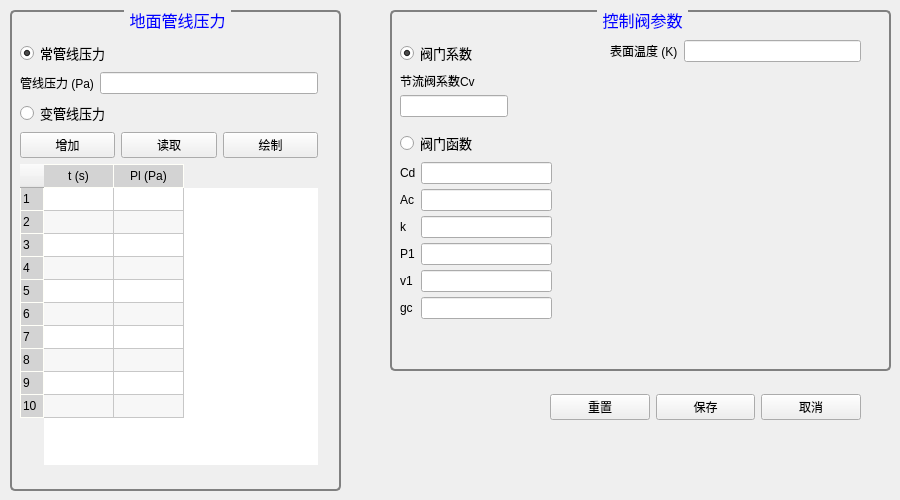
           <widget class="QWidget" name="tabSurface">
            <attribute name="title">
             <string>地面参数</string>
            </attribute>
            <widget class="QGroupBox" name="groupBox_valve">
             <property name="geometry">
              <rect>
               <x>390</x>
               <y>10</y>
               <width>501</width>
               <height>361</height>
              </rect>
             </property>
             <property name="font">
              <font>
               <pointsize>12</pointsize>
               <weight>50</weight>
               <italic>false</italic>
               <bold>false</bold>
              </font>
             </property>
             <property name="styleSheet">
              <string notr="true">QGroupBox {
    background-color: qlineargradient(x1: 0, y1: 0, x2: 0, y2: 1,
                                      stop: 0 #E0E0E0, stop: 1 #FFFFFF);
    border: 2px solid gray;
    border-radius: 5px;
    margin-top: 1ex; /* leave space at the top for the title */
	font: 12pt;
}

QGroupBox::title {
    subcontrol-origin: margin;
    subcontrol-position: top center; /* position at the top center */
    padding: 0 3px;
    background-color: qlineargradient(x1: 0, y1: 0, x2: 0, y2: 1,
                                      stop: 0 #FFDD00, stop: 1 #FBB034);
	border-radius:2px;
	color:blue;
}</string>
             </property>
             <property name="title">
              <string>控制阀参数</string>
             </property>
             <widget class="QWidget" name="layoutWidget">
              <property name="geometry">
               <rect>
                <x>10</x>
                <y>30</y>
                <width>207</width>
                <height>81</height>
               </rect>
              </property>
              <layout class="QVBoxLayout" name="verticalLayout_3">
               <item>
                <widget class="QRadioButton" name="radioButton_valveCv">
                 <property name="styleSheet">
                  <string notr="true">font: 10pt;</string>
                 </property>
                 <property name="text">
                  <string>阀门系数</string>
                 </property>
                 <property name="checked">
                  <bool>true</bool>
                 </property>
                 <attribute name="buttonGroup">
                  <string notr="true">buttonGroup_2</string>
                 </attribute>
                </widget>
               </item>
               <item>
                <layout class="QFormLayout" name="formLayout_8">
                 <property name="horizontalSpacing">
                  <number>5</number>
                 </property>
                 <property name="verticalSpacing">
                  <number>5</number>
                 </property>
                 <item row="0" column="0">
                  <widget class="QLabel" name="label_valveCoeff">
                   <property name="text">
                    <string>节流阀系数Cv</string>
                   </property>
                  </widget>
                 </item>
                 <item row="1" column="0">
                  <widget class="QLineEdit" name="lineEdit_valveCoeff">
                   <property name="maxLength">
                    <number>10</number>
                   </property>
                  </widget>
                 </item>
                </layout>
               </item>
              </layout>
             </widget>
             <widget class="QWidget" name="layoutWidget">
              <property name="geometry">
               <rect>
                <x>10</x>
                <y>120</y>
                <width>152</width>
                <height>195</height>
               </rect>
              </property>
              <layout class="QVBoxLayout" name="verticalLayout_4">
               <item>
                <widget class="QRadioButton" name="radioButton_valveFunc">
                 <property name="styleSheet">
                  <string notr="true">font: 10pt;</string>
                 </property>
                 <property name="text">
                  <string>阀门函数</string>
                 </property>
                 <attribute name="buttonGroup">
                  <string notr="true">buttonGroup_2</string>
                 </attribute>
                </widget>
               </item>
               <item>
                <layout class="QFormLayout" name="formLayout_9">
                 <property name="horizontalSpacing">
                  <number>5</number>
                 </property>
                 <property name="verticalSpacing">
                  <number>5</number>
                 </property>
                 <item row="0" column="0">
                  <widget class="QLabel" name="label_tubingID_2">
                   <property name="text">
                    <string>Cd</string>
                   </property>
                  </widget>
                 </item>
                 <item row="0" column="1">
                  <widget class="QLineEdit" name="lineEdit_tubingID_2">
                   <property name="maxLength">
                    <number>8</number>
                   </property>
                  </widget>
                 </item>
                 <item row="1" column="0">
                  <widget class="QLabel" name="label_tubingOD_2">
                   <property name="text">
                    <string>Ac</string>
                   </property>
                  </widget>
                 </item>
                 <item row="1" column="1">
                  <widget class="QLineEdit" name="lineEdit_tubingOD_2">
                   <property name="maxLength">
                    <number>8</number>
                   </property>
                  </widget>
                 </item>
                 <item row="2" column="0">
                  <widget class="QLabel" name="label_casingID_2">
                   <property name="text">
                    <string>k</string>
                   </property>
                  </widget>
                 </item>
                 <item row="2" column="1">
                  <widget class="QLineEdit" name="lineEdit_casingID_2">
                   <property name="maxLength">
                    <number>8</number>
                   </property>
                  </widget>
                 </item>
                 <item row="3" column="0">
                  <widget class="QLabel" name="label_tubingOD_4">
                   <property name="text">
                    <string>P1</string>
                   </property>
                  </widget>
                 </item>
                 <item row="3" column="1">
                  <widget class="QLineEdit" name="lineEdit_casingID_4">
                   <property name="maxLength">
                    <number>8</number>
                   </property>
                  </widget>
                 </item>
                 <item row="4" column="0">
                  <widget class="QLabel" name="label_tubingOD_5">
                   <property name="text">
                    <string>v1</string>
                   </property>
                  </widget>
                 </item>
                 <item row="5" column="0">
                  <widget class="QLabel" name="label_tubingOD_6">
                   <property name="text">
                    <string>gc</string>
                   </property>
                  </widget>
                 </item>
                 <item row="4" column="1">
                  <widget class="QLineEdit" name="lineEdit_casingID_5">
                   <property name="maxLength">
                    <number>8</number>
                   </property>
                  </widget>
                 </item>
                 <item row="5" column="1">
                  <widget class="QLineEdit" name="lineEdit_casingID_6">
                   <property name="maxLength">
                    <number>8</number>
                   </property>
                  </widget>
                 </item>
                </layout>
               </item>
              </layout>
             </widget>
             <widget class="QWidget" name="layoutWidget">
              <property name="geometry">
               <rect>
                <x>220</x>
                <y>30</y>
                <width>251</width>
                <height>25</height>
               </rect>
              </property>
              <layout class="QFormLayout" name="formLayout_10">
               <item row="0" column="0">
                <widget class="QLabel" name="label_surfaceT">
                 <property name="text">
                  <string>表面温度 (K)</string>
                 </property>
                </widget>
               </item>
               <item row="0" column="1">
                <widget class="QLineEdit" name="lineEdit_surfaceT">
                 <property name="maxLength">
                  <number>8</number>
                 </property>
                </widget>
               </item>
              </layout>
             </widget>
             <widget class="QLabel" name="label_4">
              <property name="geometry">
               <rect>
                <x>170</x>
                <y>120</y>
                <width>321</width>
                <height>231</height>
               </rect>
              </property>
              <property name="text">
               <string/>
              </property>
              <property name="pixmap">
               <pixmap resource="plunger_ico.qrc">:/plunger/icons/valve_equation.png</pixmap>
              </property>
              <property name="scaledContents">
               <bool>true</bool>
              </property>
             </widget>
            </widget>
            <widget class="QGroupBox" name="groupBox_linePressure">
             <property name="geometry">
              <rect>
               <x>10</x>
               <y>10</y>
               <width>331</width>
               <height>481</height>
              </rect>
             </property>
             <property name="font">
              <font>
               <pointsize>12</pointsize>
               <weight>50</weight>
               <italic>false</italic>
               <bold>false</bold>
              </font>
             </property>
             <property name="styleSheet">
              <string notr="true">QGroupBox {
    background-color: qlineargradient(x1: 0, y1: 0, x2: 0, y2: 1,
                                      stop: 0 #E0E0E0, stop: 1 #FFFFFF);
    border: 2px solid gray;
    border-radius: 5px;
    margin-top: 1ex; /* leave space at the top for the title */
	font: 12pt;
}

QGroupBox::title {
    subcontrol-origin: margin;
    subcontrol-position: top center; /* position at the top center */
    padding: 0 3px;
    background-color: qlineargradient(x1: 0, y1: 0, x2: 0, y2: 1,
                                      stop: 0 #FFDD00, stop: 1 #FBB034);
	border-radius:2px;
	color:blue;
}</string>
             </property>
             <property name="title">
              <string>地面管线压力</string>
             </property>
             <widget class="QWidget" name="layoutWidget">
              <property name="geometry">
               <rect>
                <x>10</x>
                <y>30</y>
                <width>298</width>
                <height>425</height>
               </rect>
              </property>
              <layout class="QVBoxLayout" name="verticalLayout_7">
               <item>
                <layout class="QFormLayout" name="formLayout_12"/>
               </item>
               <item>
                <layout class="QVBoxLayout" name="verticalLayout_6">
                 <item>
                  <layout class="QVBoxLayout" name="verticalLayout_5">
                   <item>
                    <widget class="QRadioButton" name="radioButton_constantPL">
                     <property name="styleSheet">
                      <string notr="true">font: 10pt;</string>
                     </property>
                     <property name="text">
                      <string>常管线压力</string>
                     </property>
                     <property name="checked">
                      <bool>true</bool>
                     </property>
                     <attribute name="buttonGroup">
                      <string notr="true">buttonGroup</string>
                     </attribute>
                    </widget>
                   </item>
                   <item>
                    <layout class="QFormLayout" name="formLayout_11">
                     <item row="0" column="0">
                      <widget class="QLabel" name="label_linePressure">
                       <property name="text">
                        <string>管线压力 (Pa)</string>
                       </property>
                      </widget>
                     </item>
                     <item row="0" column="1">
                      <widget class="QLineEdit" name="lineEdit_linePressure">
                       <property name="maxLength">
                        <number>10</number>
                       </property>
                      </widget>
                     </item>
                    </layout>
                   </item>
                  </layout>
                 </item>
                 <item>
                  <layout class="QVBoxLayout" name="verticalLayout_varyingPL">
                   <item>
                    <widget class="QRadioButton" name="radioButton_varyingT">
                     <property name="styleSheet">
                      <string notr="true">font: 10pt;</string>
                     </property>
                     <property name="text">
                      <string>变管线压力</string>
                     </property>
                     <property name="checked">
                      <bool>false</bool>
                     </property>
                     <attribute name="buttonGroup">
                      <string notr="true">buttonGroup</string>
                     </attribute>
                    </widget>
                   </item>
                   <item>
                    <layout class="QHBoxLayout" name="horizontalLayout_5">
                     <item>
                      <widget class="QPushButton" name="btn_addRow">
                       <property name="styleSheet">
                        <string notr="true">background-color: qlineargradient(x1: 0, y1: 0, x2: 0, y2: 1,
                                      stop: 0 #f6f7fa, stop: 1 #dadbde);

font: 10pt &quot;Arial&quot;;</string>
                       </property>
                       <property name="text">
                        <string>增加</string>
                       </property>
                      </widget>
                     </item>
                     <item>
                      <widget class="QPushButton" name="btn_readData">
                       <property name="styleSheet">
                        <string notr="true">background-color: qlineargradient(x1: 0, y1: 0, x2: 0, y2: 1,
                                      stop: 0 #f6f7fa, stop: 1 #dadbde);

font: 10pt &quot;Arial&quot;;</string>
                       </property>
                       <property name="text">
                        <string>读取</string>
                       </property>
                      </widget>
                     </item>
                     <item>
                      <widget class="QPushButton" name="btn_plotLinepressure">
                       <property name="styleSheet">
                        <string notr="true">background-color: qlineargradient(x1: 0, y1: 0, x2: 0, y2: 1,
                                      stop: 0 #f6f7fa, stop: 1 #dadbde);

font: 10pt &quot;Arial&quot;;</string>
                       </property>
                       <property name="text">
                        <string>绘制</string>
                       </property>
                      </widget>
                     </item>
                    </layout>
                   </item>
                  </layout>
                 </item>
                </layout>
               </item>
               <item>
                <widget class="QTableWidget" name="table_linePressure">
                 <property name="sizePolicy">
                  <sizepolicy hsizetype="MinimumExpanding" vsizetype="MinimumExpanding">
                   <horstretch>0</horstretch>
                   <verstretch>0</verstretch>
                  </sizepolicy>
                 </property>
                 <property name="sizeIncrement">
                  <size>
                   <width>0</width>
                   <height>0</height>
                  </size>
                 </property>
                 <property name="baseSize">
                  <size>
                   <width>0</width>
                   <height>0</height>
                  </size>
                 </property>
                 <property name="font">
                  <font>
                   <family>Tahoma</family>
                  </font>
                 </property>
                 <property name="styleSheet">
                  <string notr="true">QHeaderView::section {
    background-color: lightgrey;
    padding: 2px;
    font: 10pt &quot;Arial&quot;;
    border-style: none;
    border-bottom: 1px solid #fffff8;
    border-right: 1px solid #fffff8;
}

QHeaderView::section:horizontal
{
    border-top: 1px solid #fffff8;
}

QHeaderView::section:vertical
{
    border-left: 1px solid #fffff8;
}</string>
                 </property>
                 <property name="frameShape">
                  <enum>QFrame::NoFrame</enum>
                 </property>
                 <property name="frameShadow">
                  <enum>QFrame::Sunken</enum>
                 </property>
                 <property name="sizeAdjustPolicy">
                  <enum>QAbstractScrollArea::AdjustToContents</enum>
                 </property>
                 <property name="alternatingRowColors">
                  <bool>true</bool>
                 </property>
                 <property name="textElideMode">
                  <enum>Qt::ElideMiddle</enum>
                 </property>
                 <property name="showGrid">
                  <bool>true</bool>
                 </property>
                 <property name="gridStyle">
                  <enum>Qt::SolidLine</enum>
                 </property>
                 <property name="sortingEnabled">
                  <bool>true</bool>
                 </property>
                 <property name="wordWrap">
                  <bool>true</bool>
                 </property>
                 <property name="cornerButtonEnabled">
                  <bool>false</bool>
                 </property>
                 <attribute name="horizontalHeaderCascadingSectionResizes">
                  <bool>true</bool>
                 </attribute>
                 <attribute name="horizontalHeaderMinimumSectionSize">
                  <number>39</number>
                 </attribute>
                 <attribute name="horizontalHeaderDefaultSectionSize">
                  <number>70</number>
                 </attribute>
                 <attribute name="verticalHeaderDefaultSectionSize">
                  <number>23</number>
                 </attribute>
                 <row>
                  <property name="text">
                   <string>1</string>
                  </property>
                  <property name="font">
                   <font>
                    <family>Tahoma</family>
                    <weight>50</weight>
                    <bold>false</bold>
                   </font>
                  </property>
                 </row>
                 <row>
                  <property name="text">
                   <string>2</string>
                  </property>
                  <property name="font">
                   <font>
                    <family>Tahoma</family>
                    <weight>50</weight>
                    <bold>false</bold>
                   </font>
                  </property>
                 </row>
                 <row>
                  <property name="text">
                   <string>3</string>
                  </property>
                  <property name="font">
                   <font>
                    <family>Tahoma</family>
                    <weight>50</weight>
                    <bold>false</bold>
                   </font>
                  </property>
                 </row>
                 <row>
                  <property name="text">
                   <string>4</string>
                  </property>
                  <property name="font">
                   <font>
                    <weight>50</weight>
                    <bold>false</bold>
                   </font>
                  </property>
                 </row>
                 <row>
                  <property name="text">
                   <string>5</string>
                  </property>
                  <property name="font">
                   <font>
                    <weight>50</weight>
                    <bold>false</bold>
                   </font>
                  </property>
                 </row>
                 <row>
                  <property name="text">
                   <string>6</string>
                  </property>
                 </row>
                 <row>
                  <property name="text">
                   <string>7</string>
                  </property>
                 </row>
                 <row>
                  <property name="text">
                   <string>8</string>
                  </property>
                 </row>
                 <row>
                  <property name="text">
                   <string>9</string>
                  </property>
                 </row>
                 <row>
                  <property name="text">
                   <string>10</string>
                  </property>
                 </row>
                 <column>
                  <property name="text">
                   <string>t (s)</string>
                  </property>
                  <property name="font">
                   <font>
                    <family>Tahoma</family>
                    <weight>50</weight>
                    <bold>false</bold>
                   </font>
                  </property>
                  <property name="textAlignment">
                   <set>AlignCenter</set>
                  </property>
                 </column>
                 <column>
                  <property name="text">
                   <string>Pl (Pa)</string>
                  </property>
                  <property name="font">
                   <font>
                    <family>Tahoma</family>
                    <weight>50</weight>
                    <bold>false</bold>
                   </font>
                  </property>
                  <property name="textAlignment">
                   <set>AlignCenter</set>
                  </property>
                 </column>
                 <item row="0" column="1">
                  <property name="text">
                   <string/>
                  </property>
                  <property name="textAlignment">
                   <set>AlignLeading|AlignVCenter</set>
                  </property>
                 </item>
                </widget>
               </item>
              </layout>
             </widget>
            </widget>
            <widget class="QWidget" name="layoutWidget_2">
             <property name="geometry">
              <rect>
               <x>550</x>
               <y>390</y>
               <width>311</width>
               <height>35</height>
              </rect>
             </property>
             <layout class="QHBoxLayout" name="horizontalLayout_7">
              <item>
               <widget class="QPushButton" name="btn_reset_SI">
                <property name="styleSheet">
                 <string notr="true">background-color: qlineargradient(x1: 0, y1: 0, x2: 0, y2: 1,
                                      stop: 0 #f6f7fa, stop: 1 #dadbde);

font: 12pt bold &quot;Arial&quot;;</string>
                </property>
                <property name="text">
                 <string>重置</string>
                </property>
                <property name="icon">
                 <iconset resource="plunger_ico.qrc">
                  <normaloff>:/plunger/icons/Reset.png</normaloff>:/plunger/icons/Reset.png</iconset>
                </property>
                <property name="iconSize">
                 <size>
                  <width>24</width>
                  <height>24</height>
                 </size>
                </property>
               </widget>
              </item>
              <item>
               <widget class="QPushButton" name="btn_save_SI">
                <property name="styleSheet">
                 <string notr="true">background-color: qlineargradient(x1: 0, y1: 0, x2: 0, y2: 1,
                                      stop: 0 #f6f7fa, stop: 1 #dadbde);

font: 12pt bold &quot;Arial&quot;;</string>
                </property>
                <property name="text">
                 <string>保存</string>
                </property>
                <property name="icon">
                 <iconset resource="plunger_ico.qrc">
                  <normaloff>:/plunger/icons/save.png</normaloff>:/plunger/icons/save.png</iconset>
                </property>
                <property name="iconSize">
                 <size>
                  <width>24</width>
                  <height>24</height>
                 </size>
                </property>
               </widget>
              </item>
              <item>
               <widget class="QPushButton" name="btn_cancel_SI">
                <property name="styleSheet">
                 <string notr="true">background-color: qlineargradient(x1: 0, y1: 0, x2: 0, y2: 1,
                                      stop: 0 #f6f7fa, stop: 1 #dadbde);

font: 12pt bold &quot;Arial&quot;;</string>
                </property>
                <property name="text">
                 <string>取消</string>
                </property>
                <property name="icon">
                 <iconset resource="plunger_ico.qrc">
                  <normaloff>:/plunger/icons/stop.png</normaloff>:/plunger/icons/stop.png</iconset>
                </property>
                <property name="iconSize">
                 <size>
                  <width>24</width>
                  <height>24</height>
                 </size>
                </property>
               </widget>
              </item>
             </layout>
            </widget>
           </widget>
